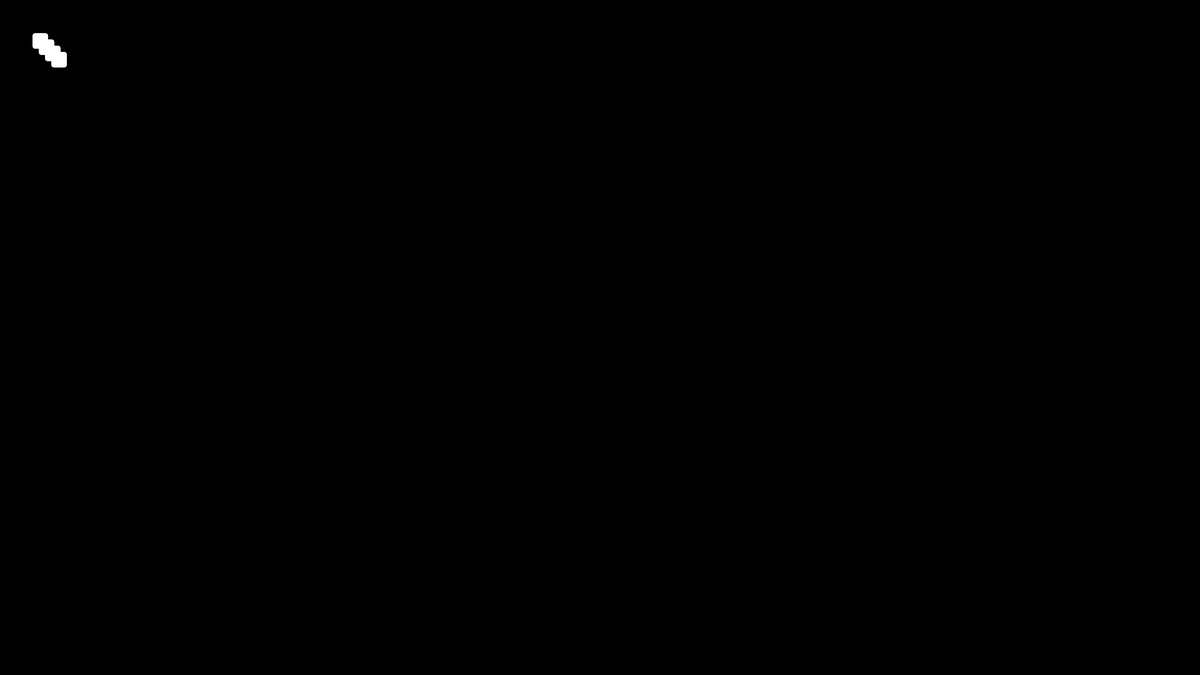
Frame 1 (no input)
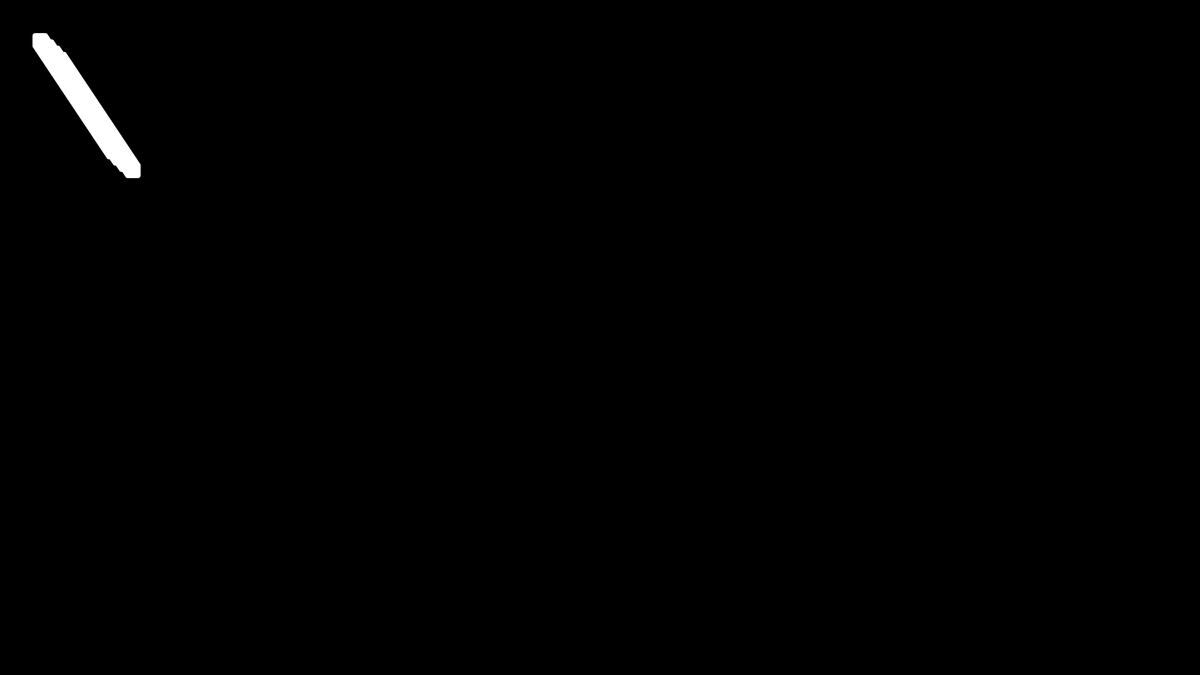
Frame 60 (the mouse pressed at the canvas centre just before this capture)
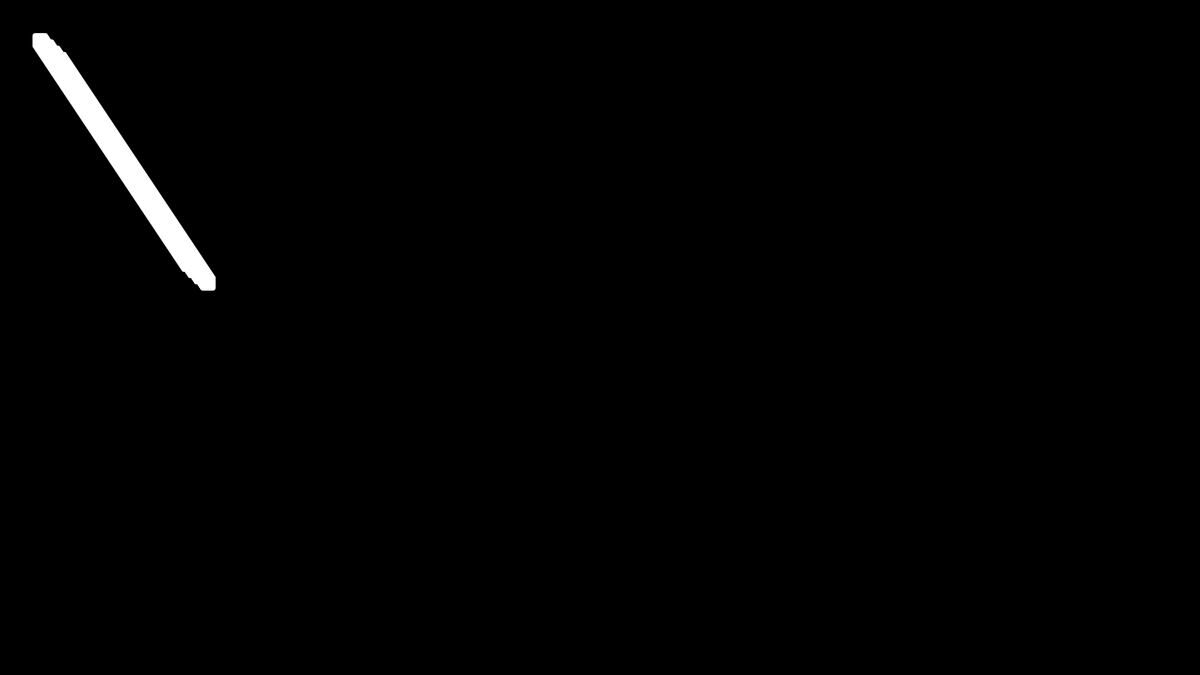
Frame 120 (the mouse held since frame 60 and released just before this capture)

The Processing sketch that drew these frames (run headless with seeded random() and noise(); from frame 60 on, the mouse is pressed at the canvas centre):

// Processing sketch: processing_105652
// ── processing_105652.pde

void setup() {
  size(1920, 1080);  
  background(0);
  frameRate(999999999);
}

int dx = 2;
int dy = 3;

int x = 50;
int y = 50;

void draw() {
  smooth();
    noStroke();
  fill(255);

  x = x+dx;
  y = y+dy;

  for(int i=0;i<=3;i++)
      rect(x+i*10, y+i*10, 25, 25, 5);

  if ( x< 0 || x > 1900) {
    dx = -1*dx;
  }

  if ( y < 0 || y > 1000) {
    dy = -1*dy;
  }
}
